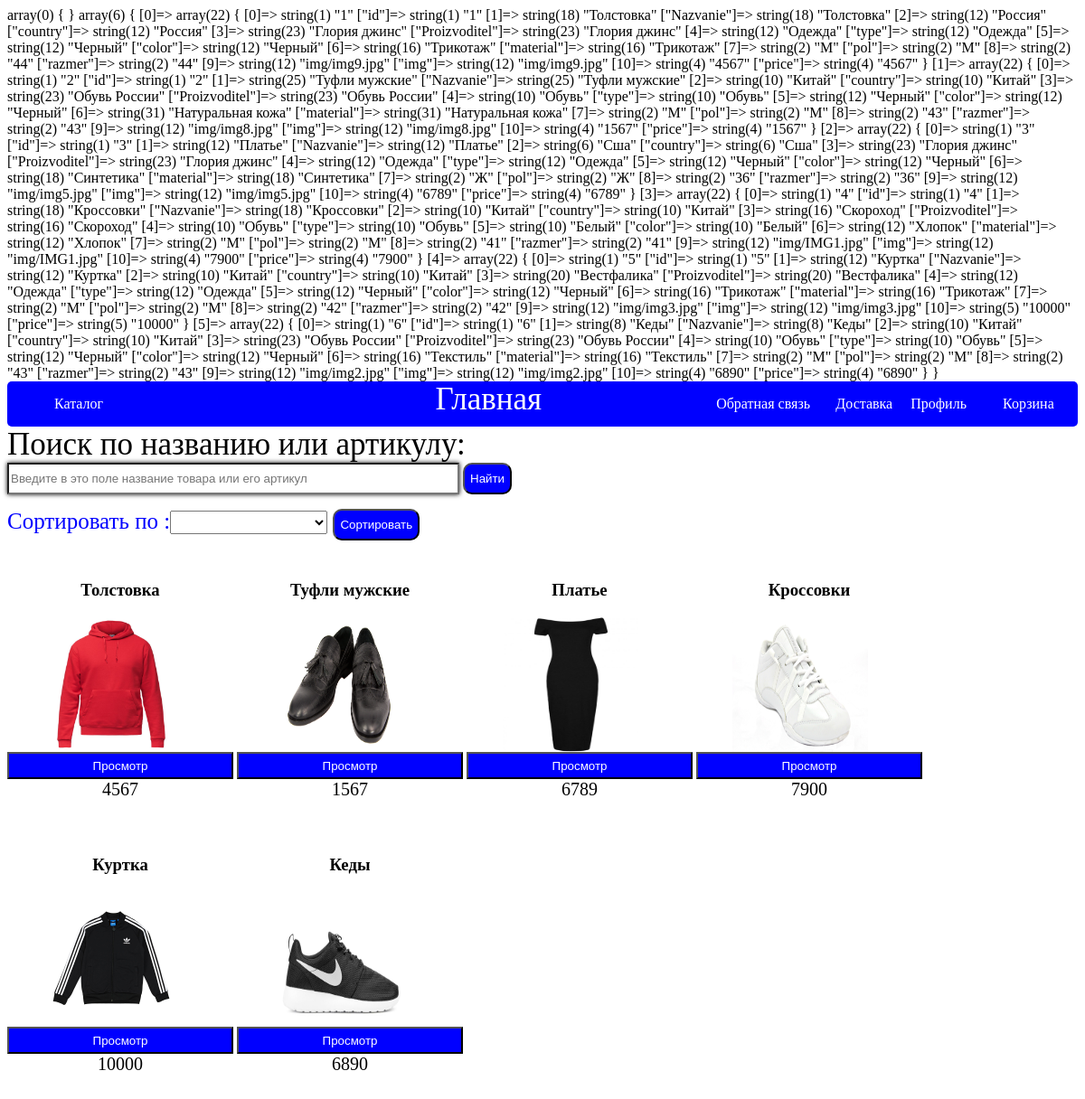
Page /catalogpoisk.php on the committed database.
### tables this page shows
CREATE TABLE IF NOT EXISTS `products` (
  `id` int(11) NOT NULL,
  `Nazvanie` text NOT NULL,
  `country` text NOT NULL,
  `Proizvoditel` text NOT NULL,
  `type` text NOT NULL,
  `color` text NOT NULL,
  `material` text NOT NULL,
  `pol` text NOT NULL,
  `razmer` text NOT NULL,
  `img` text NOT NULL,
  `price` text NOT NULL
);

### dbcatalog.php (called while the page is built, shortened)
<?php
function get_goods($db,$id = FALSE) {
 $sql = "SELECT * FROM products";
 $result = mysqli_query($db,$sql);
 for($i = 0;$i < mysqli_num_rows($result); $i++) {
  $goods[] = mysqli_fetch_array($result);
 }
 return $goods;
}
?>

### catalogpoisk.php (the view, shortened to what this page needs)
<?
var_dump($_POST);
$poisk=$_POST['Sortpoisk'];
include 'dbcatalog.php';
$db = connect_db();
$goods = get_goods($db);
$sql="SELECT * FROM `products` WHERE Nazvanie LIKE '%$poisk%' OR id LIKE '$poisk'";
$result = mysqli_query($db,$sql);
 for($i = 0;$i < mysqli_num_rows($result); $i++) {
  $goodspoisk[] = mysqli_fetch_array($result);
 }
   var_dump($goodspoisk);
?>
<!DOCTYPE html>
<html lang="en">
<head>
	<link rel="stylesheet" type="text/css" href="css/style.css">
</head>
<body>
	<div class="first-element">
	<header class="header">
	<nav>
		<ul class="nav">
			<li class="nav-item1"><a class="nav-link" href="catalog.php">Каталог</a></li>
		</ul>
	</nav>
	<span class="imya"><a class="buyroom" href="main.php">Главная</a></span>
		<ul class="nav-2">
			<li class="nav2-item2"><a class="nav-link" href="dostavka.php">Доставка</a></li>
			<li class="nav2-item3"><a class="nav-link" href="cart.php">Корзина</a></li>
			<li class="nav2-item1"><a class="nav-link" href="profile.php">Профиль</a></li>
			<li class="nav2-item7"><a class="nav-link" href="support.php">Обратная связь</a></li>
		</ul>
	</header>
</div>
<div>
	<span class="Sorttext">Поиск по названию или артикулу:</span>
	<form action="catalogpoisk.php" method="post">
		<input placeholder="Введите в это поле название товара или его артикул" type="" name="Sortpoisk">
		 <button class="sortnull" type="submit">Найти</button>
	</form>
</div>
<div class="sortdiv">
<span>Сортировать по :</span>
  <form action="catalogsort.php" method="post">
    <select name="Sort">
    	<option></option>
      <option value="Повозрастанию">По возрастанию </option>
  </select>
    <button class="sortnull" type="submit">Сортировать</button>
  </form>
</div>
<div class="product-item">
	<?php foreach ($goodspoisk as $item) : ?>
  <div class="product-list">
  	<div class="product-items">
    <h3 class="title"><?=$item['Nazvanie'];?></h3>
    <img src="<?= $item['img']; ?>" class="product-img">
  <button class="cart-button" onclick="window.location.href = 'product.php?id=<?=$item['id'];?>';">Просмотр</button>
      <span class="price"><?=$item['price'];?></span>
   </div>
       </div>
      <? endforeach; ?>
</body>

### css/style.css (style rules this page uses)
.header { display:flex; justify-content:space-between; background-color:blue; border-radius:20px; color:white; position:relative; }
.nav { display:flex; list-style-type:none; padding-left:0; }
.nav-2 { display:flex; list-style-type:none; padding-left:0; }
.nav-item1 { margin-left:52px; }
.nav2-item1 { margin-left:52px; position:absolute; left:80%; }
.nav2-item2 { margin-left:52px; position:absolute; left:73%; }
.nav2-item3 { position:absolute; left:93%; }
.nav-link { text-decoration:none; color:white; }
.imya { font-size:35px; position:absolute; left:40%; }
.buyroom { text-decoration:none; color:white; }
ul li { list-style: none }
.product-item { //position: absolute; //padding-right:20px; ///padding-left:20px; padding:0 auto; width: 100%; height: 1000px; //overflow: hidden; justify-content:center; }
.product-list { display:inline-block; //padding-right:20px; padding: auto; //padding-left:20px; width: 250px; height: 300px; overflow: hidden; }
.title { display:block; }
.price { display:block; }
select { font-size:20px; }
.product-img { width:150px; height:150px; margin-left:16%; }
.price { text-align:center; }
.title { text-align:center; }
.cart-button { width:100%; height:30px; color:white; background-color:blue; }
.product-item { clear:both; }
.price { font-size:20px; }
input { width:500px; height:35px; box-shadow: 0 0 5px; }
.sortdiv { color:blue; display:flex; font-size:25px; }
.sortnull { background-color:blue; color:white; height:25px; border-radius:10px; cursor:pointer; height:35px; }
button { cursor:pointer; transition-duration:1s; }
.sorttext { font-size:35px; }
.nav2-item7 { position:absolute; right:25%; }

### rows in the picture
products: Nazvanie "Толстовка", img (picture), price "4567"
products: Nazvanie "Туфли мужские", img (picture), price "1567"
products: Nazvanie "Платье", img (picture), price "6789"
products: Nazvanie "Кроссовки", img (picture), price "7900"
products: Nazvanie "Куртка", img (picture), price "10000"
products: Nazvanie "Кеды", img (picture), price "6890"
